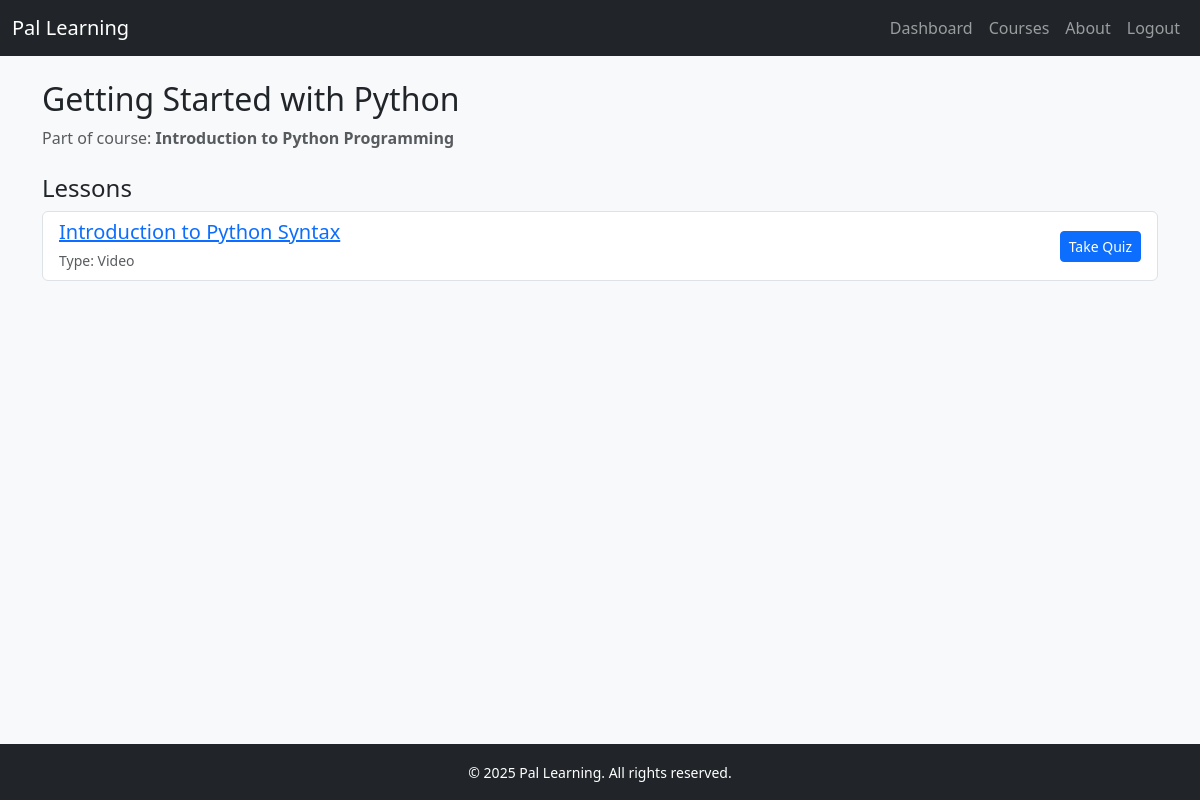
The app's page /modules/4/ (signed in) with its own data.
### pal_learning_app/models.py (models this page shows, shortened)
class Module(models.Model):
    course     = models.ForeignKey(Course, on_delete=models.CASCADE, related_name='modules')
    title      = models.CharField(max_length=255)
    sort_order = models.PositiveIntegerField(default=0)
    class Meta:
        ordering = ['sort_order']

class Course(models.Model):
    BEGINNER     = 'beginner'
    INTERMEDIATE = 'intermediate'
    ADVANCED     = 'advanced'
    DIFFICULTY_CHOICES = [
        (BEGINNER,     'Beginner'),
        (INTERMEDIATE, 'Intermediate'),
        (ADVANCED,     'Advanced'),
    ]
    title        = models.CharField(max_length=255)
    description  = models.TextField(blank=True)
    topic        = models.CharField(max_length=100, blank=True)
    difficulty   = models.CharField(max_length=20, choices=DIFFICULTY_CHOICES, default=BEGINNER)
    instructor   = models.ForeignKey(settings.AUTH_USER_MODEL, on_delete=models.PROTECT, related_name='courses_taught')
    created_at   = models.DateTimeField(auto_now_add=True)
    updated_at   = models.DateTimeField(auto_now=True)

class Lesson(models.Model):
    VIDEO = 'video'
    TEXT  = 'text'
    CONTENT_TYPE_CHOICES = [(VIDEO, 'Video'), (TEXT, 'Text')]
    module       = models.ForeignKey(Module, on_delete=models.CASCADE, related_name='lessons')
    title        = models.CharField(max_length=255)
    content_type = models.CharField(max_length=20, choices=CONTENT_TYPE_CHOICES, default=TEXT)
    content_url  = models.URLField(max_length=500, blank=True)
    body         = models.TextField(blank=True)
    sort_order   = models.PositiveIntegerField(default=0)
    class Meta:
        ordering = ['sort_order']

### pal_learning_app/views.py (the view)
# urls.py: path('modules/<int:module_id>/',views.module_detail,name='module_detail'),
@login_required
def module_detail(request, module_id):
    module = get_object_or_404(Module, pk=module_id)
    lessons = module.lessons.all()
    return render(request, 'module_detail.html', {
        'module': module,
        'lessons': lessons,
    })

### pal_learning_app/templates/module_detail.html (shortened to what this page needs)
{% extends 'base.html' %}
{% block content %}
  <div class="mb-4">
    <h2>{{ module.title }}</h2>
    <p class="text-muted">
      Part of course: <strong>{{ module.course.title }}</strong>
    </p>
  </div>
  <h4>Lessons</h4>
  {% if lessons %}
    <ul class="list-group mb-4">
      {% for lesson in lessons %}
        <li class="list-group-item d-flex justify-content-between align-items-center">
          <div>
            <a href="{% url 'lesson_detail' lesson.id %}">
              <h5 class="mb-1">{{ lesson.title }}</h5>
            </a>
            <small class="text-muted">
              Type: {{ lesson.get_content_type_display }}
            </small>
          </div>
          <div class="btn-group btn-group-sm">
            {% if lesson.quiz %}
              <a href="{% url 'quiz_detail' lesson.quiz.id %}"
                 class="btn btn-primary">
                Take Quiz
              </a>
            {% endif %}
          </div>
        </li>
      {% endfor %}
    </ul>
  {% else %}
    <div class="alert alert-info">
      No lessons available in this module.
    </div>
  {% endif %}
{% endblock %}

### records on screen
Module: title "Getting Started with Python", course "Introduction to Python Programming"
Lesson: title "Introduction to Python Syntax", content_type "Video", shows "Take Quiz"
